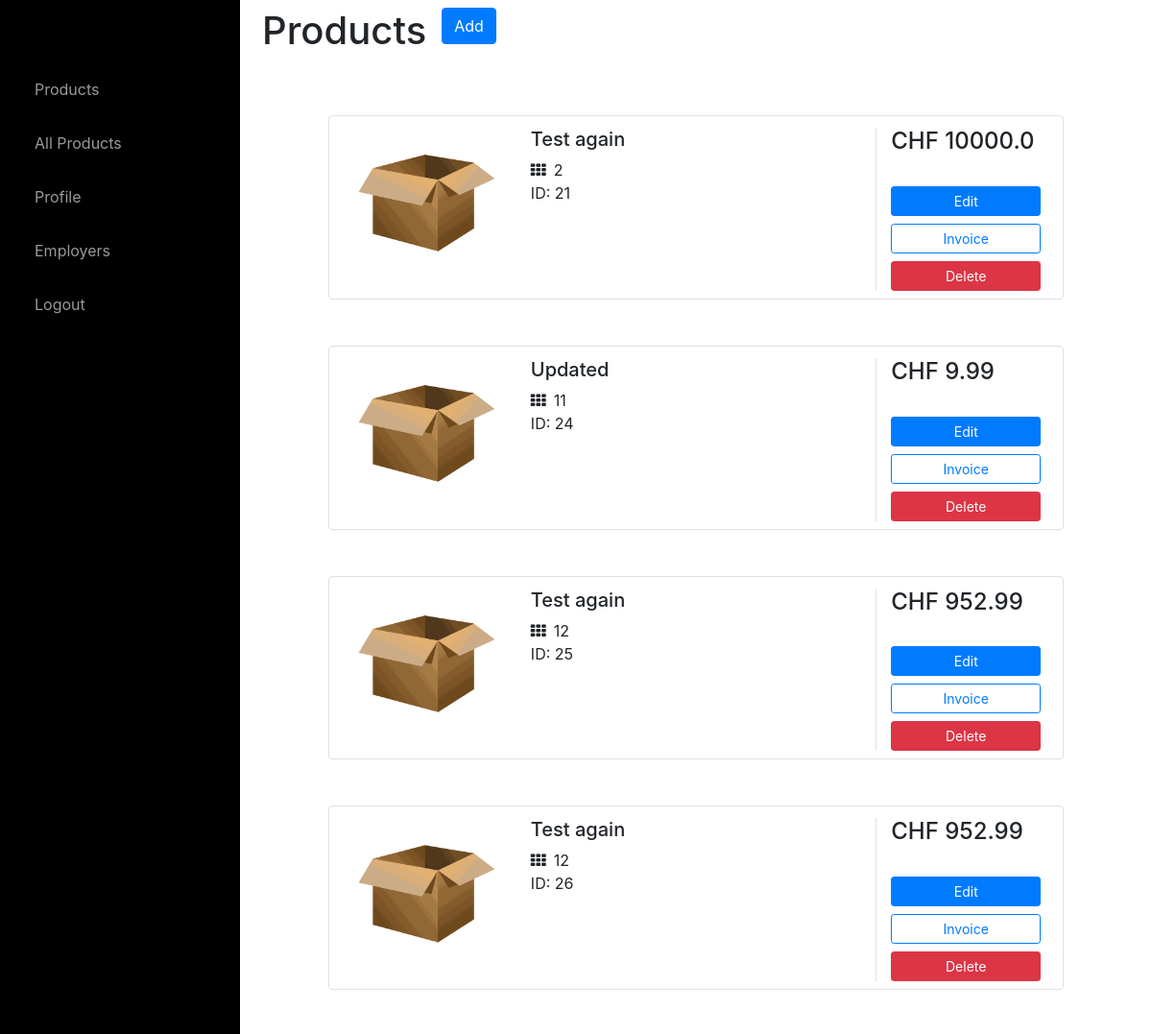
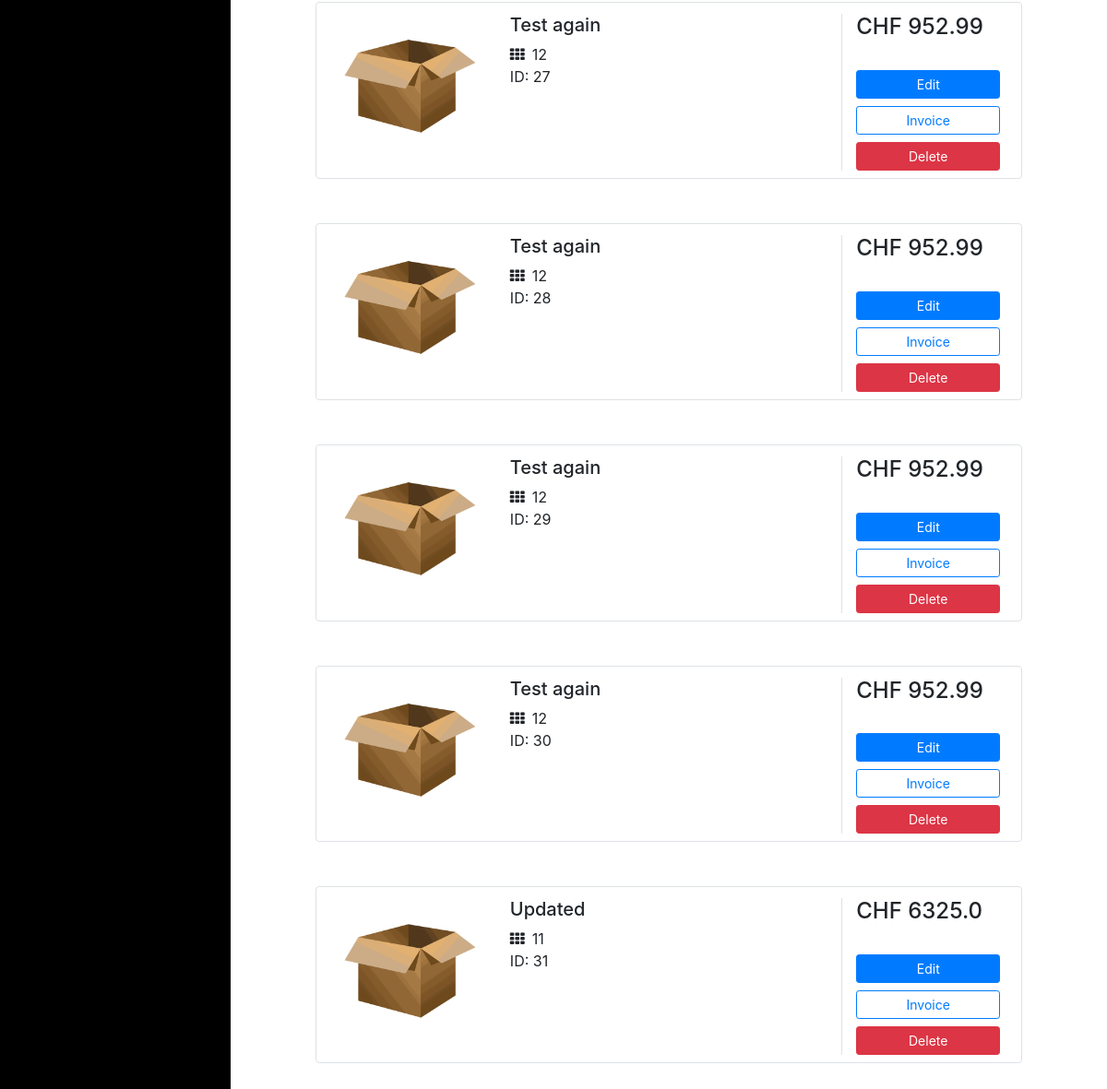
The app's page / (signed in) with its own data (2 pictures, top to bottom).
### website/models.py (models this page shows)
class Product(db.Model):
    id = db.Column(db.Integer, primary_key=True)
    product_name = db.Column(db.String(150))
    description = db.Column(db.String(10000))
    price = db.Column(db.Float)
    qty = db.Column(db.Integer)
    date = db.Column(db.DateTime(timezone=True), default=func.now())
    user_id = db.Column(db.Integer, db.ForeignKey('user.id'))

### website/views.py (the view, shortened to what this page needs)
@views.route('/', methods=['GET', 'POST'])
@login_required
def home():
    return render_template("home.html", user=current_user)

### website/templates/home.html (shortened to what this page needs)
{% extends "base.html" %} {% block title %}Home{% endblock %} {% block content%}
<div class="d-flex">
  <div class="p-2">
    <h1>Products</h1>
  </div>
  <div class="p-2">
    <button type="button" class="btn btn-primary" data-toggle="modal" data-target="#exampleModal">
      Add
    </button>
  </div>
</div>
{% for product in user.product %}
<div class="container mt-5 mb-5">
  <div class="d-flex justify-content-center row">
    <div class="col-md-10">
      <div class="row p-2 bg-white border rounded">
        <div class="col-md-3 mt-1"><img class="img-fluid img-responsive rounded product-image"
            src="{{ url_for('static',filename='IMG/defaultproduct.png')}}"></div>
        <div class="col-md-6 mt-1">
          <h5>{{ product.product_name }}</h5>
          <div class="d-flex flex-row">
            <div class="ratings mr-2"><i class="fa fa-th"></i></div><span>{{ product.qty }}</span>
          </div>
          <p class="text-justify text-truncate para mb-0">ID: {{ product.id }}<br><br></p>
        </div>
        <div class="align-items-center align-content-center col-md-3 border-left mt-1">
          <div class="d-flex flex-row align-items-center">
            <h4 class="mr-1">CHF {{ product.price }}</h4>
          </div>
          <div class="d-flex flex-column mt-4">
           <a class="btn btn-primary btn-sm" type="button" href="/update/{{product.id}}">Edit</a>
           <a class="btn btn-outline-primary btn-sm mt-2" type="button" href="/detail/{{product.id}}">Invoice</a>
           <a class="btn btn-danger btn-sm mt-2" type="button" href="/delete/{{product.id}}">Delete</a>
          </div>
        </div>
      </div>
    </div>
    {% endfor %}
  </div>
</div>
</div>
</div>
  {% endblock %}

### website/static/index.css (style rules this page uses)
body { background:#eee; }
body { overflow-x: hidden; }

### records on screen
Product: product_name "Test again", qty "2", id "21", price "10000.0"
Product: product_name "Updated", qty "11", id "24", price "9.99"
Product: product_name "Test again", qty "12", id "25", price "952.99"
Product: product_name "Test again", qty "12", id "26", price "952.99"
Product: product_name "Test again", qty "12", id "27", price "952.99"
Product: product_name "Test again", qty "12", id "28", price "952.99"
Product: product_name "Test again", qty "12", id "29", price "952.99"
Product: product_name "Test again", qty "12", id "30", price "952.99"
Product: product_name "Updated", qty "11", id "31", price "6325.0"
